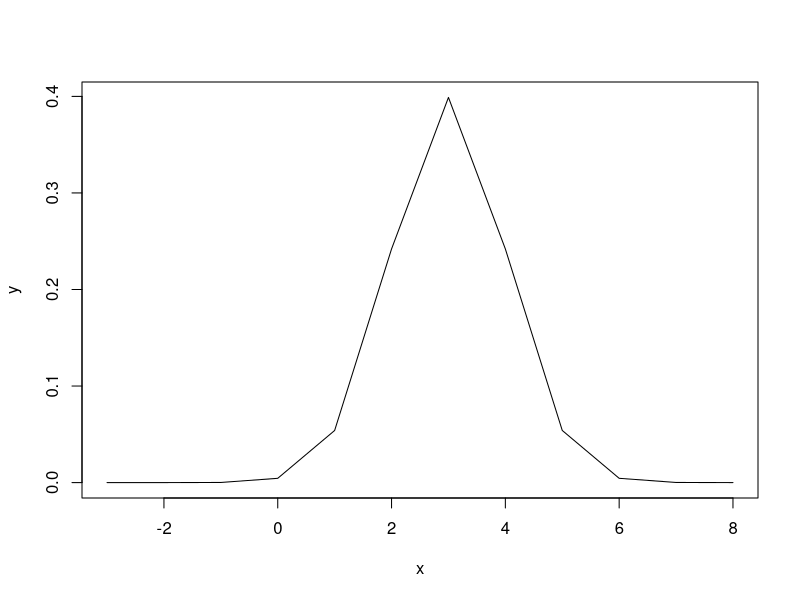
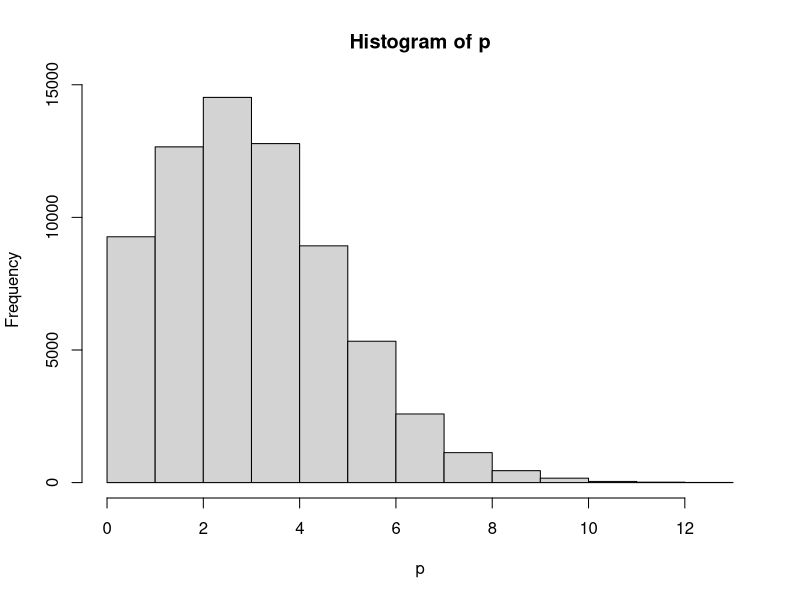
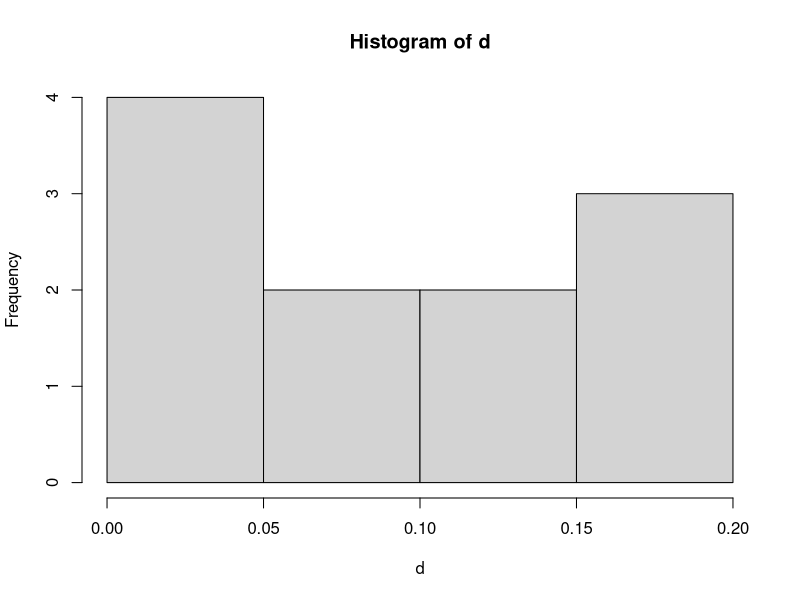
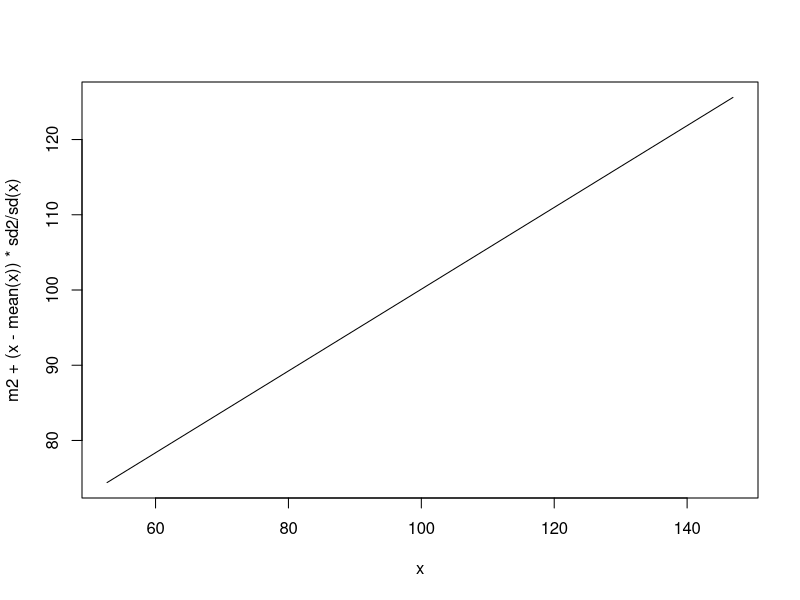
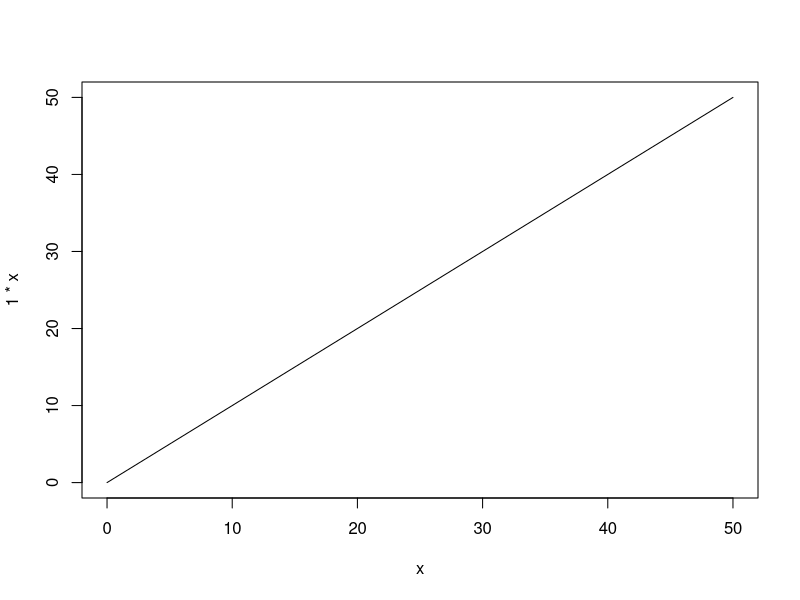

The R source for these figures, in order: (Note: this script raises an error after producing the figures.)
## ---- chunk 1
knitr::opts_chunk$set(echo = TRUE)
## ---- chunk 2

###Exercise 3.1

# 50% = 18-29 - 200
# 60% = 30-44 - 250
# 50% = 45-64 - 300
# 30% = 60 and up  - 250

(200*0.5 + 250 * 0.6 + 300 * 0.5 + 250 * 0.3) / (200+250+300+250)


# 0.475 supports higher taxes 




## ---- chunk 3

###Exercise 3.3

x <- seq(-3, 8, by = 1)
y <- dnorm(x, mean = 3, sd = 1)

plot(x, y, type = "l")



## ---- chunk 4

p <- rpois(67889, lambda=3.5)

hist(p)

?rpois

## ---- chunk 5
  x <- seq(0, 10, by = 1)
  d <- dbinom(x, size=20, prob=0.3) 
  
  hist(d)
## ---- chunk 6
# a) 

m1 <- 35
m2 <- 100
sd1 <- 10
sd2 <- 15
#Simulate the original data with m1 and sd1
x = rnorm(1000, mean = m1, sd = sd1)

y = m2 + (x-mean(x))*sd2/sd(x)
c(mean(y), sd(y))


# b)
range(y)

# 52.7 og 146.9

# c)
curve(m2 + (x-mean(x))*sd2/sd(x), from=52.7, to=146.9)
curve(1*x, from = 0, to = 50)


## ---- chunk 7

#estimate
0.5*(500/1000)+0.4*(500/1000) #  0.45

# SD
sqrt((0.45*0.55)/1000) # 0.157


## rigtig
n = 1000 ; n1 = 500 ; n2 = 500
p1 = 0.5 ; p2 = 0.4
#Treatment
SE_treat = sqrt(p1*(1-p1)/n)
#Control
SE_control = sqrt(p2*(1-p2)/n)
#The differences.
SE_diff = sqrt(SE_treat^2+SE_control^2)
c(SE_diff = SE_diff*100, effect = (p1-p2)*100)

SE_diff

## ---- chunk 8
?rpois

  
sqrt((0.45*0.55)/n) = 0.05
(0.45*0.55)/n = 0.05^2
0.45*0.55 = 0.05^2*n
(0.45*0.55)/0.05^2 = n

# you need 99 people


# rigtigg
for (i in 1:300){
  n <- i
  ## Proportions
  p_male <- 0.7 # made up
  p_female <- 0.3 # made up
  
  se_male <- sqrt(p_male*(1-p_male)/n)
  se_female <- sqrt(p_female*(1-p_female)/n)
  
  se_diff <- sqrt(se_male^2+se_female^2)
  if (se_diff < 0.05){
    print(paste(n, "people are required to get a SE below 5 percentage points if n is the same for both male and female."))
    break
  }
}


## ---- chunk 9


t <- seq(0, 50, by = 1)
x <- rnorm(t, mean = 35, sd = 10)

normalized <- x-mean(x)
standardized <- normalized*1/sd(normalized)
hist(standardized)
sd(standardized)
mean(standardized)

## ---- chunk 10

# Expected
#good
0.4*20 #8

#bad
0.3*20 #6



0.4-0.3 # 0.1 with standard error...

#SE
#good
sqrt((0.4*0.6)/20) # 0.11

#bad
sqrt((0.3*0.7)/20) #0.1.02

# SE diff
sqrt(0.1095445^2 + 0.1024695^2) # 0.15

# so theres a 0.1 probability that the better shooter makes more shots with a standard error of 0.15 - so it's basically equal if you don't have more throws. 


 
## ---- chunk 11

0.4-0.3 #0.1, so SE have to be less than 0.1 - we want 0.05

sqrt((0.4*0.6)/n) = 0.05
0.05^2 = (0.4*0.6)/n
0.05^2*n = (0.4*0.6)
(0.4*0.6)/0.5^2

# we need 96 throws

#SE
#good
sqrt((0.4*0.6)/96) # 0.05

#bad
sqrt((0.3*0.7)/96) # 0.04677072

# SE diff
sqrt(0.05^2 + 0.04677072^2) # 0.068


## ---- chunk 12

